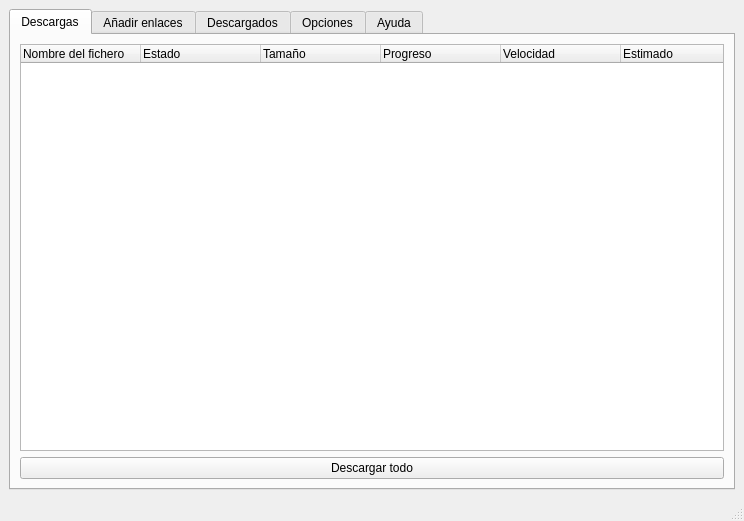
<?xml version="1.0" encoding="UTF-8"?>
<ui version="4.0">
 <class>MainWindow</class>
 <widget class="QMainWindow" name="MainWindow">
  <property name="geometry">
   <rect>
    <x>0</x>
    <y>0</y>
    <width>744</width>
    <height>521</height>
   </rect>
  </property>
  <property name="windowTitle">
   <string>Catucan</string>
  </property>
  <property name="windowIcon">
   <iconset resource="../resource.qrc">
    <normaloff>:/resource/favicon.png</normaloff>:/resource/favicon.png</iconset>
  </property>
  <property name="toolTip">
   <string/>
  </property>
  <property name="iconSize">
   <size>
    <width>32</width>
    <height>32</height>
   </size>
  </property>
  <widget class="QWidget" name="centralwidget">
   <layout class="QGridLayout" name="gridLayout">
    <item row="0" column="0">
     <widget class="QTabWidget" name="tabMain">
      <property name="currentIndex">
       <number>0</number>
      </property>
      <property name="iconSize">
       <size>
        <width>32</width>
        <height>32</height>
       </size>
      </property>
      <widget class="QWidget" name="tab">
       <property name="enabled">
        <bool>true</bool>
       </property>
       <property name="styleSheet">
        <string notr="true"/>
       </property>
       <attribute name="icon">
        <iconset resource="../resource.qrc">
         <normaloff>:/resource/Earth-Download-256x256.png</normaloff>:/resource/Earth-Download-256x256.png</iconset>
       </attribute>
       <attribute name="title">
        <string>Descargas</string>
       </attribute>
       <layout class="QGridLayout" name="gridLayout_2">
        <item row="1" column="0">
         <widget class="QPushButton" name="btStart">
          <property name="text">
           <string>Descargar todo</string>
          </property>
         </widget>
        </item>
        <item row="0" column="0">
         <widget class="QTreeWidget" name="tMainList">
          <property name="columnCount">
           <number>6</number>
          </property>
          <attribute name="headerDefaultSectionSize">
           <number>120</number>
          </attribute>
          <column>
           <property name="text">
            <string>Nombre del fichero</string>
           </property>
          </column>
          <column>
           <property name="text">
            <string>Estado</string>
           </property>
          </column>
          <column>
           <property name="text">
            <string>Tamaño</string>
           </property>
          </column>
          <column>
           <property name="text">
            <string>Progreso</string>
           </property>
          </column>
          <column>
           <property name="text">
            <string>Velocidad</string>
           </property>
          </column>
          <column>
           <property name="text">
            <string>Estimado</string>
           </property>
          </column>
         </widget>
        </item>
       </layout>
      </widget>
      <widget class="QWidget" name="tab_2">
       <attribute name="icon">
        <iconset resource="../resource.qrc">
         <normaloff>:/resource/add.png</normaloff>:/resource/add.png</iconset>
       </attribute>
       <attribute name="title">
        <string>Añadir enlaces</string>
       </attribute>
       <layout class="QGridLayout" name="gridLayout_3">
        <item row="0" column="0">
         <layout class="QHBoxLayout" name="horizontalLayout">
          <item>
           <widget class="QLineEdit" name="edText"/>
          </item>
          <item>
           <widget class="QPushButton" name="btAdd">
            <property name="text">
             <string>Comprobar</string>
            </property>
           </widget>
          </item>
         </layout>
        </item>
        <item row="1" column="0">
         <layout class="QVBoxLayout" name="verticalLayout_2">
          <item>
           <widget class="QListWidget" name="lbMyList"/>
          </item>
          <item>
           <widget class="QPushButton" name="btAgregar">
            <property name="text">
             <string>Añadir</string>
            </property>
           </widget>
          </item>
         </layout>
        </item>
       </layout>
      </widget>
      <widget class="QWidget" name="tab_3">
       <attribute name="icon">
        <iconset resource="../resource.qrc">
         <normaloff>:/resource/downloaded.png</normaloff>:/resource/downloaded.png</iconset>
       </attribute>
       <attribute name="title">
        <string>Descargados</string>
       </attribute>
      </widget>
      <widget class="QWidget" name="tab_4">
       <attribute name="icon">
        <iconset resource="../resource.qrc">
         <normaloff>:/resource/opciones.png</normaloff>:/resource/opciones.png</iconset>
       </attribute>
       <attribute name="title">
        <string>Opciones</string>
       </attribute>
      </widget>
      <widget class="QWidget" name="tab_5">
       <attribute name="icon">
        <iconset resource="../resource.qrc">
         <normaloff>:/resource/help.png</normaloff>:/resource/help.png</iconset>
       </attribute>
       <attribute name="title">
        <string>Ayuda</string>
       </attribute>
      </widget>
     </widget>
    </item>
   </layout>
  </widget>
  <widget class="QMenuBar" name="menubar">
   <property name="geometry">
    <rect>
     <x>0</x>
     <y>0</y>
     <width>744</width>
     <height>23</height>
    </rect>
   </property>
  </widget>
  <widget class="QStatusBar" name="statusbar"/>
 </widget>
 <resources>
  <include location="../resource.qrc"/>
 </resources>
 <connections/>
</ui>
